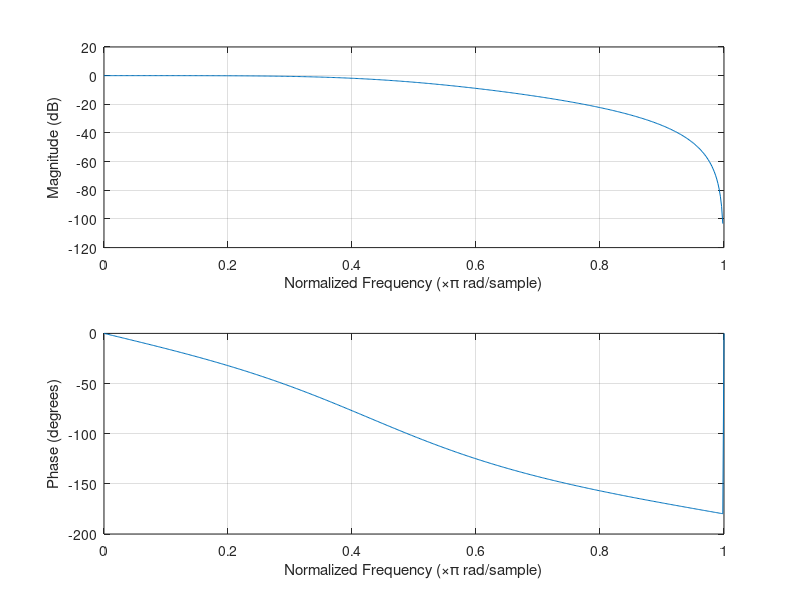
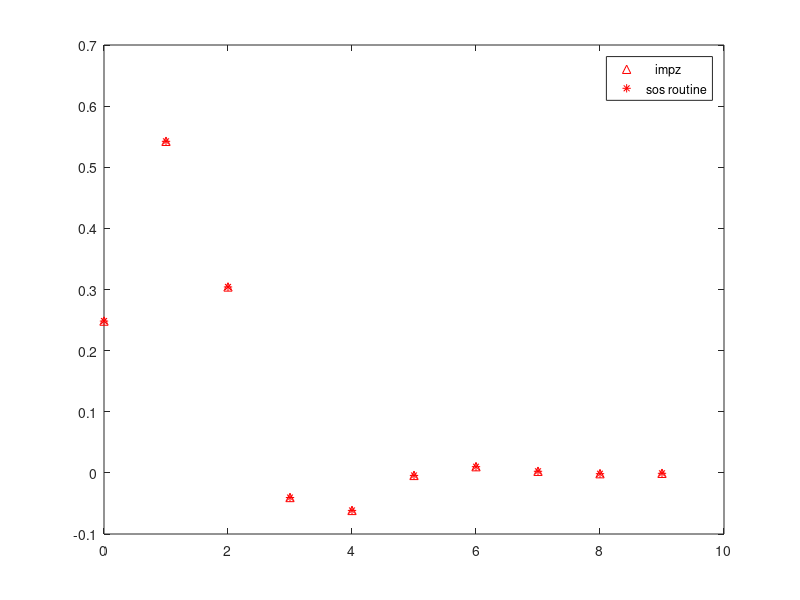

Write MATLAB code to recreate these figures, in order.
% SOS filter simulation ... DF-I implementation

% by Dr. Thad B. Welch, P.E.
% copyright 2012, written 8 July 2012

clear
input = [1 0 0 0 0 0 0 0 0 0]; % impulse
index = length(input); % length of x
yStorage = zeros(1, index);

x = [0 0 0];    %  input storage
y = [0 0 0];    % output storage

G = 0.248341078962541; % filter's gain
B = [1.0 2.0 1.0];  % numerator coefficients
A = [1.0 -0.184213803077536 0.177578118927698]; % denominator coefficients

for n = 1:index % ISR simulation
    % read in the current input value
    x(1) = input(n); 
    
    % calculate the current output value
    y(1) = -A(2)*y(2) - A(3)*y(3) + G*(B(1)*x(1) + B(2)*x(2) + B(3)*x(3));

    % prepare for the next input value by updating the storage variables
    x(3) = x(2); x(2) = x(1);
    y(3) = y(2); y(2) = y(1);
    
    % update the storage array (save the filter's output values)
    % note: this is not part of the ISR ... only needed for plotting
    yStorage(n) = y(1);
end

figure(1)
freqz(G*B, A)

figure(2)
impz(G*B, A, 10)
hold on
plot(0:9, yStorage, 'r*')
legend('   impz','sos routine')
hold off
